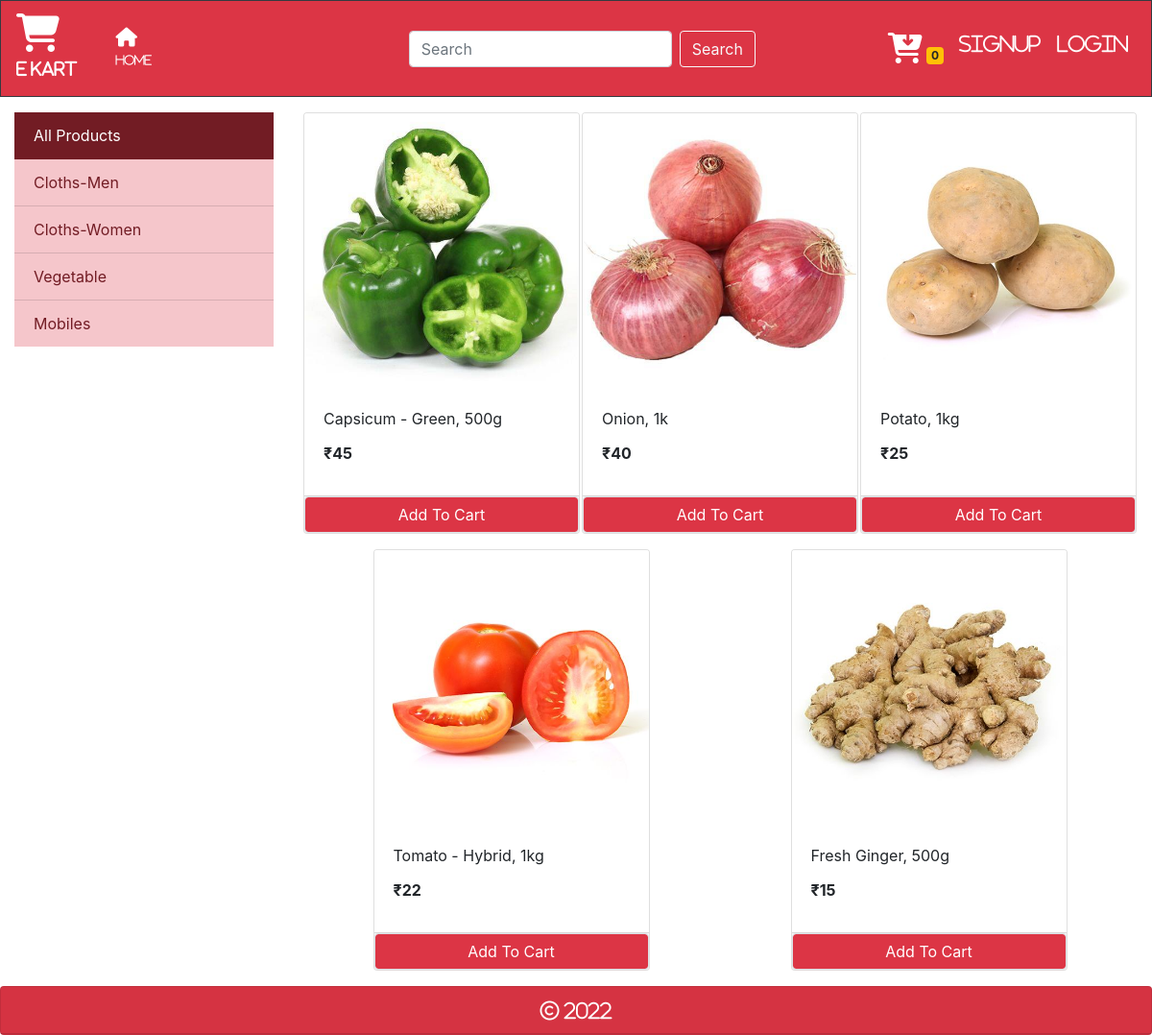
Screenshot of /?category=3 with the database file from the repository.
### store/models/category.py (models this page shows, shortened)
class Category(models.Model):
    name = models.CharField(max_length=20)
    @staticmethod
    def get_all_categories():
        return Category.objects.all()

### store/models/product.py (models this page shows, shortened)
class Product(models.Model):
    name = models.CharField(max_length=50)
    price = models.IntegerField(default=0)
    category = models.ForeignKey(Category, on_delete=models.CASCADE, default=1)
    description = models.CharField(max_length=200, default='', null=True, blank=True)
    image = models.ImageField(upload_to='uploads/products/')
    @staticmethod
    def get_all_categories_by_categoryid(category_id):
        if category_id:
            return Product.objects.filter(category = category_id)
        else:
            return Product.get_all_products();

### store/views/home.py (the view, shortened to what this page needs)
# urls.py: path('', Index.as_view(), name='homepage'),
class Index(View):
    def get(self, request):
        cart = request.session.get('cart')
        if not cart:
            request.session['cart'] = {}
        products = None
        categories = Category.get_all_categories()
        categoryID = request.GET.get('category')
        if categoryID:
            products = Product.get_all_categories_by_categoryid(categoryID)
        else:
            products = Product.get_all_products();
        data = {}
        data['products'] = products
        data['categories'] = categories
        print('You are ', request.session.get('email'))
        return render(request, 'index.html', data)

### store/templatetags/cart.py (called while the page is built)
@register.filter(name='is_in_cart')
def is_in_cart(product, cart):
    keys = cart.keys()
    for id in keys:
        if int(id) == product.id:
            return True
    return False

### store/templatetags/custom_filter.py (called while the page is built)
@register.filter(name='currency')
def currency(number):
    return "₹"+str(number)

### store/templates/index.html (shortened to what this page needs)
{% extends 'base.html' %}
{% block content %}
{% load cart %}
{% load custom_filter%}
    <div class="container-fluid mt-3 mx-auto">
        <div class="row">
          <div class="col-lg-3">
            <div class="list-group-flush">
              <a href="/" class="list-group-item list-group-item-action list-group-item-danger active">All Products</a>
              {% for category in categories %}
                <a href="/?category={{category.id}}" class="list-group-item list-group-item-action list-group-item-danger">{{category.name}}</a>
              {% endfor %}
            </div>
          </div>
          <div id="products" class="col-lg-9 mx-auto">
            <div class="row mx-auto">
              {% for product in products %}
              <div class="card mx-auto mb-3" id={{product.id}} style="width: 18rem;">
                <img class="card-img-top" src="{{product.image.url}}" alt="Card image cap">
                <div class="card-body">
                  <p class="card-title">{{product.name}}</p>
                  <p class="card-title"><b>{{product.price|currency}}</b></p>
                </div>
                <div class="card-footer p-0 no-gutters">
                  {% if product|is_in_cart:request.session.cart %}
                    <div class="row no-gutters">
                      <form action="/#{{product.id}}" method="post" class="col-2">
                        {% csrf_token %}
                        <input hidden type="text" name="product" value='{{product.id}}'>
                        <input hidden type="text" name="remove" value='True'>
                        <input type="submit" value=" - " class="btn-block btn-outline-danger">
                      </form>
                      <div class="text-center col bg-danger text-white">{{product|cart_quantity:request.session.cart}} in Cart</div>
                      <form action="/#{{product.id}}" method="post" class="col-2">
                        {% csrf_token %}
                        <input hidden type="text" name="product" value='{{product.id}}'>
                        <input type="submit" value=" + " class="btn-block btn-outline-danger">
                      </form>
                    </div>
                  {% else %}
                    <form action="/#{{product.id}}" method="POST" class="btn-block">
                      <input type="submit" class="float-right btn btn-danger border form-control" value="Add To Cart">
                    </form>
                  {% endif %}
                </div>
              </div>
              {% endfor %}
              </div>
          </div>
        </div>
    </div>
{% endblock %}

### rows the page displays
Category: name "Cloths-Men"
Category: name "Cloths-Women"
Category: name "Vegetable"
Category: name "Mobiles"
Product: image (picture), name "Capsicum - Green, 500g", price "₹45"
Product: image (picture), name "Onion, 1k", price "₹40"
Product: image (picture), name "Potato, 1kg", price "₹25"
Product: image (picture), name "Tomato - Hybrid, 1kg", price "₹22"
Product: image (picture), name "Fresh Ginger, 500g", price "₹15"

### other values shown
{{ request.session.cart.keys|length }} "0"
